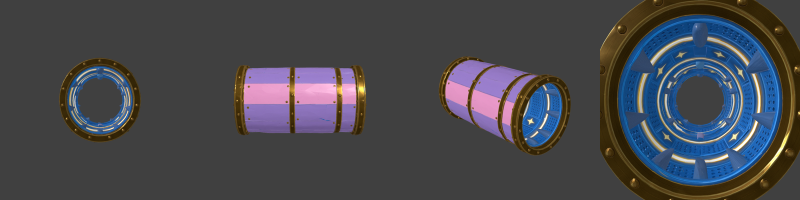
#> input picture Design/meshy_tunnel_views.png, 1600 x 400 px, given in place of 01_Original_Approved_Screen_4.jpg, which was not available (shown at 1/2 size)
$ python frame_fit.py ../../../../../Design/meshy_tunnel_views.png
#> lines starting #> are read from the running program, lines starting #| are printed output that depends on the picture
# frame_fit.py: the camera's targets on any set of canvas frames, measured exactly as the Art Director's scripts do
# (16_art_director_focus_review/scripts): the pink character (character_water.py's mask: share, box, centre, width) and the
# top of the tunnel water (rim_profile.py's rule), with the original's values first. Optional cands.json (tune_cands.cjs)
# adds the projected vanishing point.
#   "$BW_PY" -I frame_fit.py <frame.png> [...] [--cands cands.json]
import sys, json, os, numpy as np, cv2
ORIG = '/home/user/bubblegame/Design/ReferencePacks/2026-11-04_Round6_Construction_Guide/01_Original_Approved_Screen_4.jpg'
W, H = 767, 1536
args = sys.argv[1:]; cands = {}
if '--cands' in args:
    i = args.index('--cands'); cands = {c['label']: c for c in json.load(open(args[i + 1]))}; del args[i:i + 2]
def measure(p):
    im = cv2.resize(cv2.imread(p)[..., :3], (W, H), interpolation=cv2.INTER_AREA)
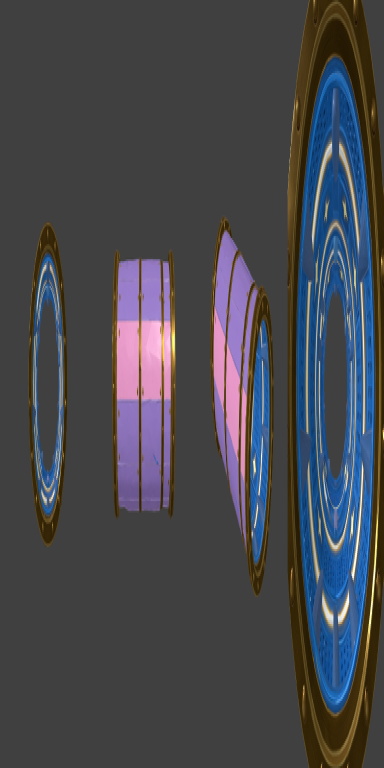
#> im: shape (1536, 767, 3) (shown at 1/2 size); mean B, G, R 77.2, 71.5, 70.6
    hsv = cv2.cvtColor(im, cv2.COLOR_BGR2HSV_FULL).astype(float); h = hsv[..., 0]*360/256; s = hsv[..., 1]/255; v = hsv[..., 2]/255
#> after `hsv = cv2.cvtColor(im, cv2.COLOR_BGR2HSV_FULL).astype(float)`:
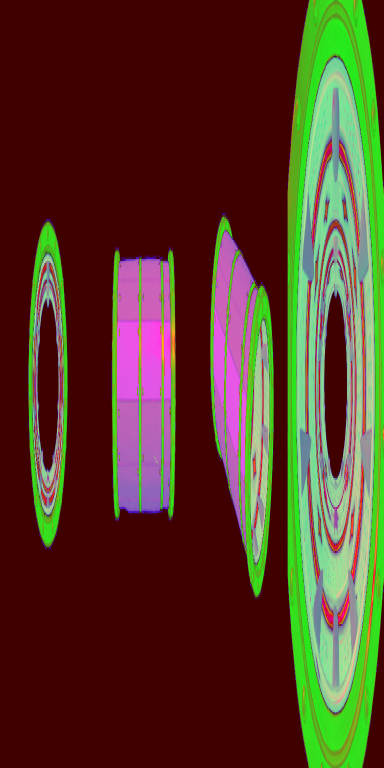
#> hsv: shape (1536, 767, 3) float64 (shown at 1/2 size); mean B, G, R 38, 57.7, 85.8
#> after `h = hsv[..., 0] * 360 / 256`:
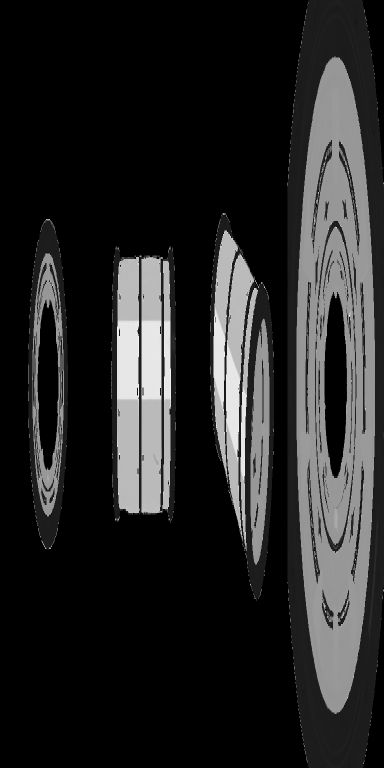
#> h: shape (1536, 767) float64 (shown at 1/2 size); min 0, max 358.6, mean 53.5; drawn with min black and max white
#> after `s = hsv[..., 1] / 255`:
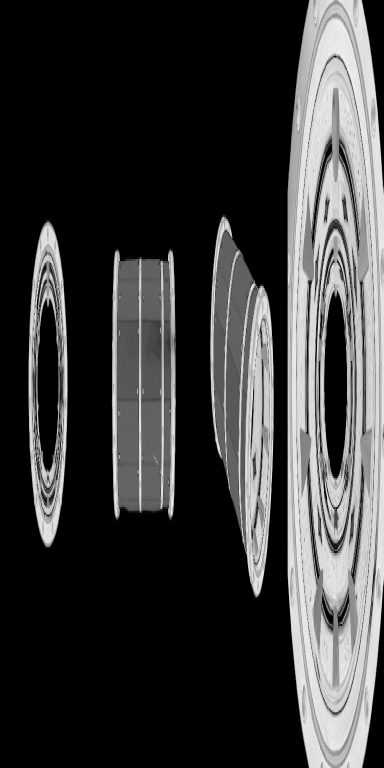
#> s: shape (1536, 767) float64 (shown at 1/2 size); min 0, max 1, mean 0.226
#> after `v = hsv[..., 2] / 255`:
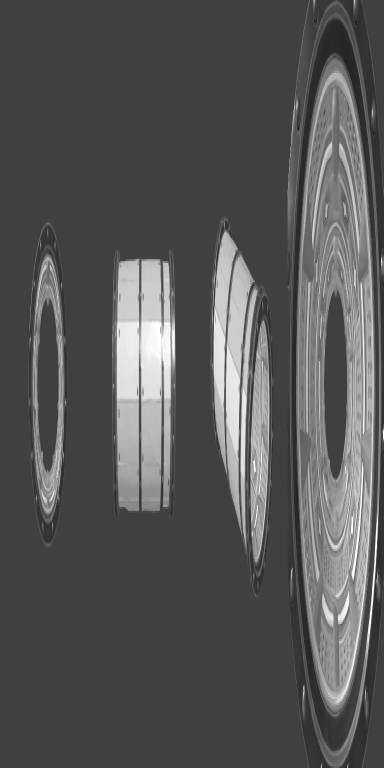
#> v: shape (1536, 767) float64 (shown at 1/2 size); min 0.0941, max 1, mean 0.336
    m = (((h >= 300) | (h <= 10)) & (s > 0.45) & (v > 0.5)).astype(np.uint8)
#> m: shape (1536, 767); every value is 0
    box = np.zeros_like(m); box[int(.58*H):int(.92*H), int(.12*W):int(.82*W)] = 1; m &= box
    m = cv2.morphologyEx(m, cv2.MORPH_CLOSE, np.ones((5, 5), np.uint8))
    n, lab, st, cen = cv2.connectedComponentsWithStats(m); i = 1 + np.argmax(st[1:, cv2.CC_STAT_AREA])
#> after `n, lab, st, cen = cv2.connectedComponentsWithStats(m)`: lab: shape (1536, 767) int32; every value is 0
#> after `n, lab, st, cen = cv2.connectedComponentsWithStats(m)`: n = 1; st = [[0, 0, 767, 1536, 1178112]]; cen = [[383, 767.5]]
    x, y, w, hh, a = st[i]
    blue = (h > 195) & (h < 240) & (s > 0.5); ys = np.arange(0.14, 0.40, 0.01)
    bs = [blue[int(yy*H):int((yy+0.01)*H), int(0.40*W):int(0.50*W)].mean() for yy in ys]; top = None
    for j, yy in enumerate(ys[:-1]):
        if yy >= 0.245 and bs[j] >= 0.7 and bs[j+1] >= 0.7: top = yy; break
    return dict(share=a/(H*W)*100, x0=x/W, x1=(x+w)/W, y0=y/H, y1=(y+hh)/H, cx=cen[i][0]/W, cy=cen[i][1]/H, w=w/W, top=top)
print(f"{'frame':28s} share   width  top    base   centre          water-top  vp            cam (u, h, fov)")
for p in [ORIG] + args:
#> (the run stopped early here; a loop or call above may not have finished)
